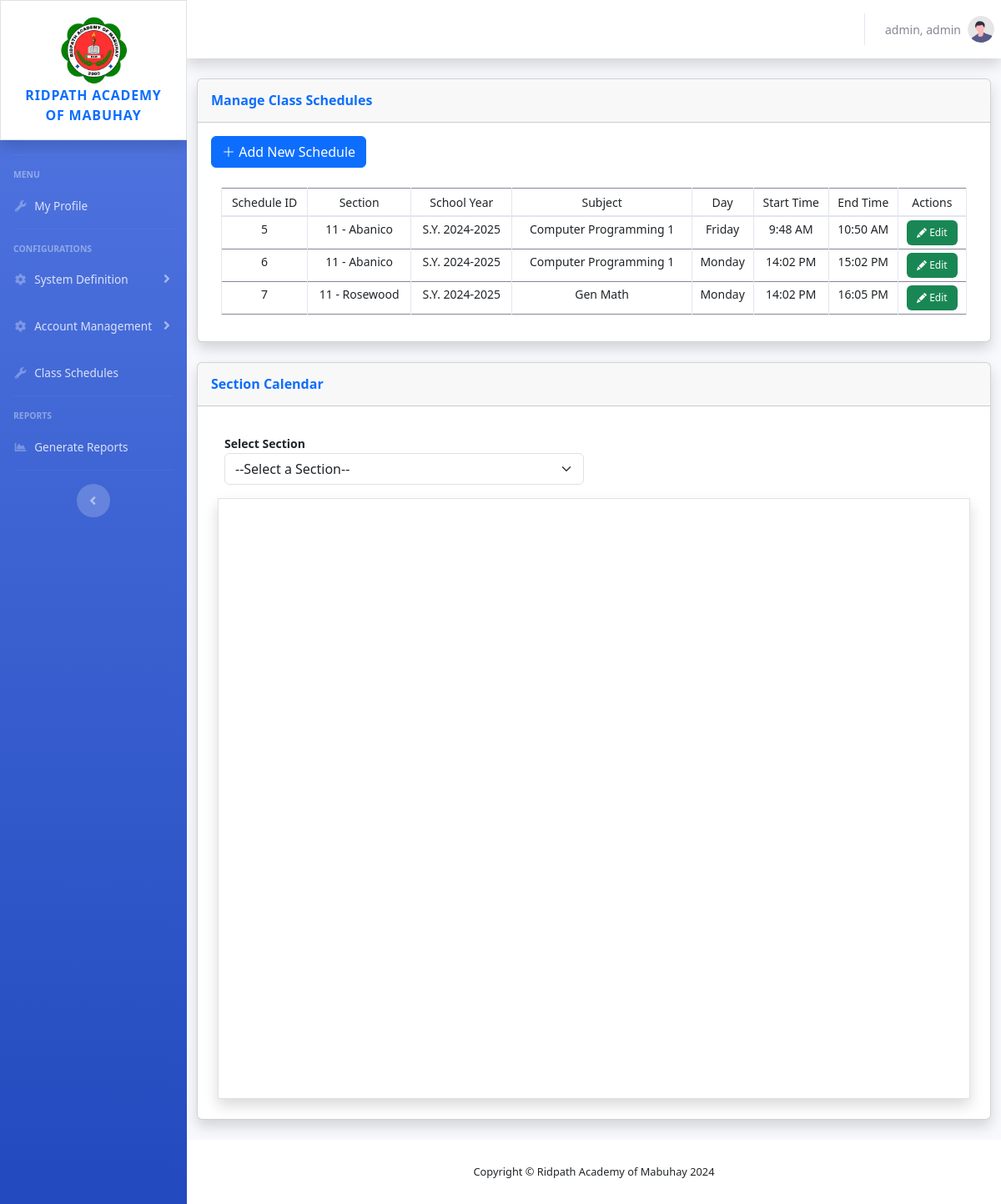
The page /admin/class-schedules.php (signed in) on the database as committed earlier.
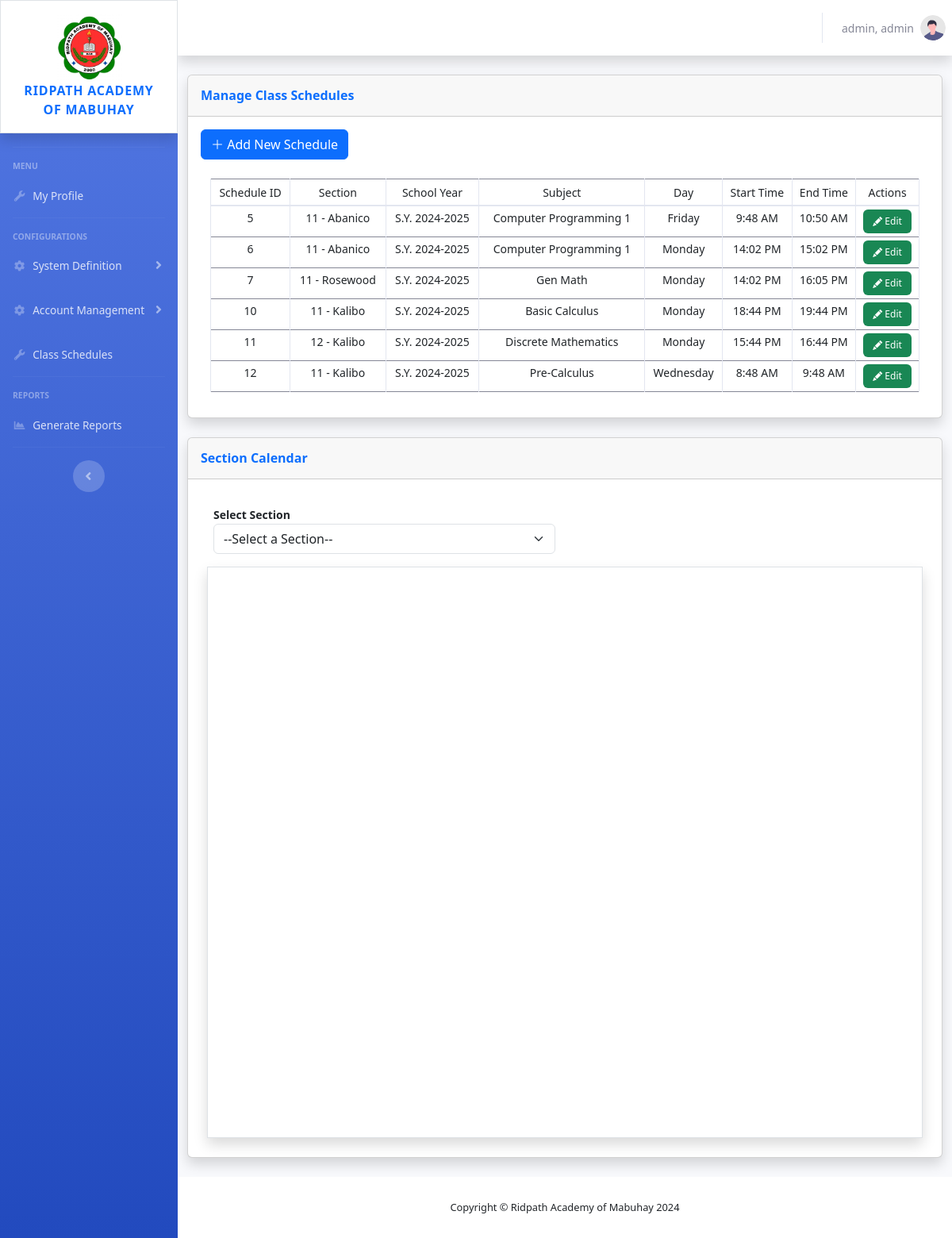
The same page on the database as committed later.
### tables this page shows
CREATE TABLE `classschedule` (
  `classID` int(254) NOT NULL,
  `sectionID` int(254) NOT NULL,
  `strandSubjectID` int(254) NOT NULL,
  `schoolYearID` int(254) NOT NULL,
  `dayID` int(254) NOT NULL,
  `formattedstartdate` varchar(50) NOT NULL,
  `formattedenddate` varchar(50) NOT NULL,
  `starttime` varchar(254) NOT NULL,
  `endtime` varchar(254) NOT NULL
);

CREATE TABLE `strandsubjects` (
  `strandSubjectID` int(254) NOT NULL,
  `strandID` int(254) NOT NULL,
  `subjectID` int(254) NOT NULL,
  `schoolYearID` int(254) NOT NULL,
  `gradelevel` varchar(5) NOT NULL,
  `isactive` varchar(254) NOT NULL
);

CREATE TABLE `sections` (
  `sectionID` int(254) NOT NULL,
  `strandID` int(254) NOT NULL,
  `gradelevel` varchar(5) NOT NULL,
  `sectionname` varchar(254) NOT NULL,
  `defaultslots` int(20) NOT NULL,
  `currentavailableslot` int(20) NOT NULL,
  `isactive` varchar(10) NOT NULL
);

CREATE TABLE `schoolyear` (
  `schoolYearID` int(254) NOT NULL,
  `schoolyearname` varchar(254) NOT NULL,
  `isactive` varchar(20) NOT NULL,
  `startdate` varchar(254) NOT NULL,
  `enddate` varchar(254) NOT NULL,
  `formattedstartdate` varchar(254) NOT NULL,
  `formattedenddate` varchar(254) NOT NULL
);

CREATE TABLE `subjects` (
  `subjectID` int(254) NOT NULL,
  `pr_subjectID` int(254) NOT NULL,
  `subjectname` varchar(254) NOT NULL,
  `isactive` varchar(10) NOT NULL
);

CREATE TABLE `days` (
  `dayID` int(254) NOT NULL,
  `dayname` varchar(254) NOT NULL
);

### admin/class-schedules.php (the view, shortened to what this page needs)
<?php
    require '../shared/header.php';
?>
                <div class="container-fluid">
                    <div class="row">
                        <div class="col-xl-12 col-lg-12">
                            <div class="card shadow mb-4">
                                <div
                                    class="card-header py-3 d-flex flex-row align-items-center justify-content-between">
                                    <h6 class="m-0 font-weight-bold text-primary">Manage Class Schedules</h6>
                                </div>
                                <div class="card-body">
                                    <div class="row" id="page-btn-container">
                                        <div class="col-4">
                                        <button class="btn btn-primary" id="page-btn" data-bs-toggle="modal" data-bs-target="#modal-Add"><i class="bi bi-plus-lg"></i> Add New Schedule</button>
                                        </div>
                                    </div>
                                    <div class="container">
                                        <div class="table-responsive mt-4">
                                            <table class="table table-hover table-bordered table-sm w-100" id="table">
                                                <thead>
                                                    <tr>
                                                        <th scope="col" class="text-center" id="th"><small>Schedule ID</small></th>
                                                        <th scope="col" class="text-center" id="th"><small>Section</small></th>
                                                        <th scope="col" class="text-center" id="th"><small>School Year</small></th>
                                                        <th scope="col" class="text-center" id="th"><small>Subject</small></th>
                                                        <th scope="col" class="text-center" id="th"><small>Day</small></th>
                                                        <th scope="col" class="text-center" id="th"><small>Start Time</small></th>
                                                        <th scope="col" class="text-center" id="th"><small>End Time</small></th>
                                                        <th scope="col" class="text-center" id="th"><small>Actions</small></th>
                                                    </tr>
                                                </thead>
                                                <tbody>
                                                    <?php
                                                    $fetchQuery = "SELECT * FROM classschedule cs
                                                    left join sections s on s.sectionID = cs.sectionID
                                                    left join schoolyear st on st.schoolYearID = cs.schoolYearID
                                                    left join strandsubjects ss on ss.strandSubjectID = cs.strandSubjectID
                                                    left join subjects sb ON sb.subjectID = ss.subjectID
                                                    left join days d on d.dayID = cs.dayID
                                                    ";
                                                    $fetchedData = mysqli_query($conn, $fetchQuery);
                                                    while ($DataArray = mysqli_fetch_assoc($fetchedData)) {
                                                        $ID = $DataArray['classID'];
                                                        $sectionname = $DataArray['gradelevel'].' - '.$DataArray['sectionname'];
                                                        $syname = $DataArray['schoolyearname'];
                                                        $subjectname = $DataArray['subjectname'];
                                                        $dayname = $DataArray['dayname'];
                                                        $starttime = $DataArray['starttime'];
                                                        $endtime = $DataArray['endtime'];
                                                        $starttime_hour = (int)substr($starttime,0,2);
                                                        $endtime_hour = (int)substr($endtime,0,2);
                                                        $starttime_minute = substr($starttime,3,2);
                                                        $endtime_minute = substr($endtime,3,2);
                                                        $starttimetext = '';
                                                        $endtimetext = '';
                                                        if($starttime_hour < 12) {
                                                            $starttimetext = $starttime_hour.':'.$starttime_minute.' AM';
                                                        }
                                                        else if($starttime_hour >= 12) {
                                                            $starttimetext = $starttime_hour.':'.$starttime_minute.' PM';
                                                        }
                                                        if($endtime_hour < 12) {
                                                            $endtimetext = $endtime_hour.':'.$endtime_minute.' AM';
                                                        }
                                                        else if($endtime_hour >= 12) {
                                                            $endtimetext = $endtime_hour.':'.$endtime_minute.' PM';
                                                        }
                                                    ?>
                                                        <tr>
                                                            <td class="text-center" id="td"><?php echo $ID; ?></td>
                                                            <td class="text-center" id="td"><?php echo $sectionname; ?></td>
                                                            <td class="text-center" id="td"><?php echo $syname; ?></td>
                                                            <td class="text-center" id="td"><?php echo $subjectname; ?></td>
                                                            <td class="text-center" id="td"><?php echo $dayname; ?></td>
                                                            <td class="text-center" id="td"><?php echo $starttimetext; ?></td>
                                                            <td class="text-center" id="td"><?php echo $endtimetext; ?></td>
                                                            <td class="text-center" id="td">
                                                                <button class="btn btn-success border-0" title="Edit" id="table-button"
                                                                    data-bs-toggle="modal"
                                                                    data-bs-target="#modal-Edit"
                                                                    data-bs-classID="<?php echo $ID; ?>">
                                                                    <i class="bi bi-pencil-fill" id="table-btn-icon"></i> <span id="tablebutton-text">Edit</span>
                                                                </button>
                                                            </td>
                                                        </tr>
                                                    <?php
                                                    }
                                                    ?>
                                                </tbody>
                                            </table>
                                        </div>
                                    </div>
                                </div>
                            </div>
                        </div>
                    </div>
                    <div class="row">
                        <div class="col-xl-12 col-lg-12">
                            <div class="card shadow mb-4">
                                <div
                                    class="card-header py-3 d-flex flex-row align-items-center justify-content-between">
                                    <h6 class="m-0 font-weight-bold text-primary">Section Calendar</h6>
                                </div>
                                <div class="card-body">
                                    <div class="row mx-1 my-3" id="page-btn-container">
                                        <div class="col-6">
                                            <small class="fw-bold">Select Section</small>
                                            <select class="form-select" id="sectionschedule-dropdown">
                                                <option value="0">--Select a Section--</option>
                                            </select>
                                        </div>
                                    </div>
                                    <div id="calendar" class="border shadow m-2 p-4">
                                    </div>
                                </div>
                            </div>
                        </div>
                    </div>
                </div>
            </div>
<?php
    require '../shared/footer.php';
?>

### shared/header.php (shortened to what this page needs)
<!DOCTYPE html>
<html lang="en">
<head>
    <link href="../vendor/fontawesome-free/css/all.min.css" rel="stylesheet" type="text/css">
    <link href="../css/sb-admin-2.min.css" rel="stylesheet">
    <link href="../css/bootstrap5.min.css" rel="stylesheet">
    <link rel="stylesheet" href="https://cdn.jsdelivr.net/npm/bootstrap-icons@1.9.1/font/bootstrap-icons.css">
    <link href="../css/style.css" rel="stylesheet">
    <link rel="stylesheet" href="../css/dataTables.bootstrap5.min.css">
</head>
<body id="page-top">
    <div id="wrapper">
        <?php
        require 'sidebar.php';
        ?>
        <div id="content-wrapper" class="d-flex flex-column">
            <div id="content">
                <nav class="navbar navbar-expand navbar-light bg-white topbar mb-4 static-top shadow">
                    <ul class="navbar-nav ml-auto">
                        <li class="nav-item dropdown no-arrow">
                            <a class="nav-link dropdown-toggle" href="#" id="userDropdown" role="button"
                                data-toggle="dropdown" aria-haspopup="true" aria-expanded="false">
                                <span class="mr-2 d-none d-lg-inline text-gray-600 small">
                                    <?php echo $_SESSION['logged_username']; ?>
                                </span>
                                <img class="img-profile rounded-circle"
                                    src="../img/undraw_profile.svg">
                            </a>
                        </li>
                    </ul>
                </nav>

### shared/sidebar.php (shortened to what this page needs)
<ul class="navbar-nav bg-gradient-primary sidebar sidebar-dark accordion" id="accordionSidebar">
 <div class="container-fluid bg-white pt-4 pb-4 border shadow">
    <a class="sidebar-brand d-flex align-items-center justify-content-center mb-5" href="dashboard.php">
        <div class="row d-flex flex-column mt-5">
            <div class="col">
                <img src="../img/ridpath.jpg" class="img w-50">
            </div>
            <div class="col">
                <div class="sidebar-brand-text text-primary">Ridpath Academy of Mabuhay</div>
            </div>
        </div>
    </a>
 </div>
<hr class="sidebar-divider">
<hr class="sidebar-divider">
<div class="sidebar-heading">
    Menu
</div>
<li class="nav-item">
    <a class="nav-link" href="profile.php">
        <i class="fas fa-fw fa-wrench"></i>
        <span>My Profile</span></a>
</li>
<hr class="sidebar-divider">
<div class="sidebar-heading">
    Configurations
</div>
<li class="nav-item">
    <a class="nav-link collapsed" href="#" data-toggle="collapse" data-target="#collapseTwo"
        aria-expanded="true" aria-controls="collapseTwo">
        <i class="fas fa-fw fa-cog"></i>
        <span>System Definition</span>
    </a>
</li>
<li class="nav-item">
    <a class="nav-link collapsed" href="#" data-toggle="collapse" data-target="#collapseThree"
        aria-expanded="true" aria-controls="collapseThree">
        <i class="fas fa-fw fa-cog"></i>
        <span>Account Management</span>
    </a>
</li>
<li class="nav-item">
    <a class="nav-link" href="class-schedules.php">
        <i class="fas fa-fw fa-wrench"></i>
        <span>Class Schedules</span></a>
</li>
<hr class="sidebar-divider">
<div class="sidebar-heading">
    Reports
</div>
<li class="nav-item">
    <a class="nav-link" href="reports.php">
        <i class="fas fa-fw fa-chart-area"></i>
        <span>Generate Reports</span></a>
</li>
<hr class="sidebar-divider d-none d-md-block">
<div class="text-center d-none d-md-inline">
    <button class="rounded-circle border-0" id="sidebarToggle"></button>
</div>
</ul>

### shared/footer.php (shortened to what this page needs)
            <footer class="sticky-footer bg-white">
                <div class="container my-auto">
                    <div class="copyright text-center my-auto">
                        <span>Copyright &copy; Ridpath Academy of Mabuhay 2024</span>
                    </div>
                </div>
            </footer>
        </div>
    </div>
</body>
</html>

### css/style.css (style rules this page uses)
td { font-size: 14px; }
#table-button { font-size: 12px; }
#calendar { height: 90vh; }

Rows that differ between the two databases and show on the page:
added classschedule: classID "10", strandSubjectID.sectionname "11 - Kalibo", schoolYearID.schoolyearname "S.Y. 2024-2025", subjects.subjectname "Basic Calculus", dayID.dayname "Monday", starttime "18:44 PM", endtime "19:44 PM"
added classschedule: classID "11", strandSubjectID.sectionname "12 - Kalibo", schoolYearID.schoolyearname "S.Y. 2024-2025", subjects.subjectname "Discrete Mathematics", dayID.dayname "Monday", starttime "15:44 PM", endtime "16:44 PM"
added classschedule: classID "12", strandSubjectID.sectionname "11 - Kalibo", schoolYearID.schoolyearname "S.Y. 2024-2025", subjects.subjectname "Pre-Calculus", dayID.dayname "Wednesday", starttime "8:48 AM", endtime "9:48 AM"
